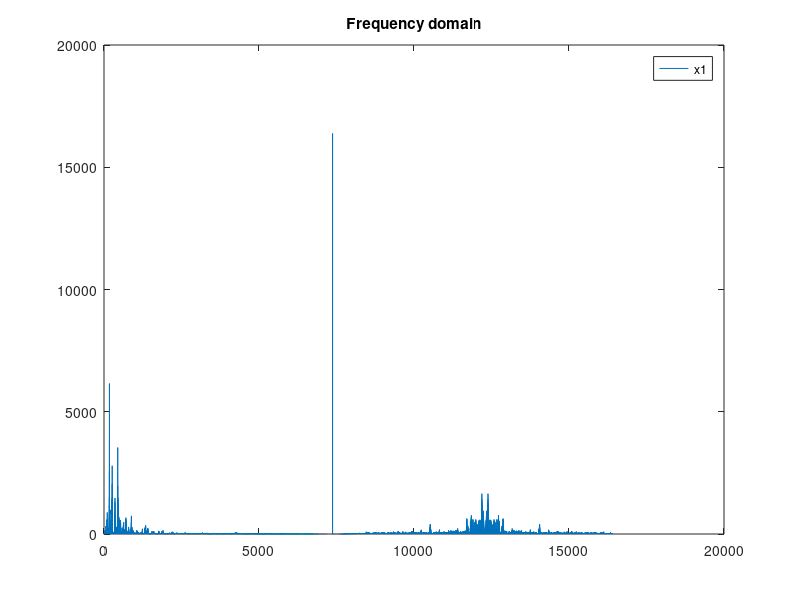

Write MATLAB code to recreate this figure.
clc
clear all
close all

load('projsignal1.mat');
fs1 = 32.768e3;
%fs2 = 4.8;
N=327680;
X1_mags = abs(fft(rs));
%X2_mags = abs(fft(x2));
%Y1_mags = abs(fft(y1));
%Y2_mags = abs(fft(y2));
fax_bins = [0 : N-1]; %frequency axis in bins
N_2 = ceil(N/2);
plot(fax_bins(1:N_2)*fs1/N, X1_mags(1:N_2));
legend('x1');

title('Frequency domain');